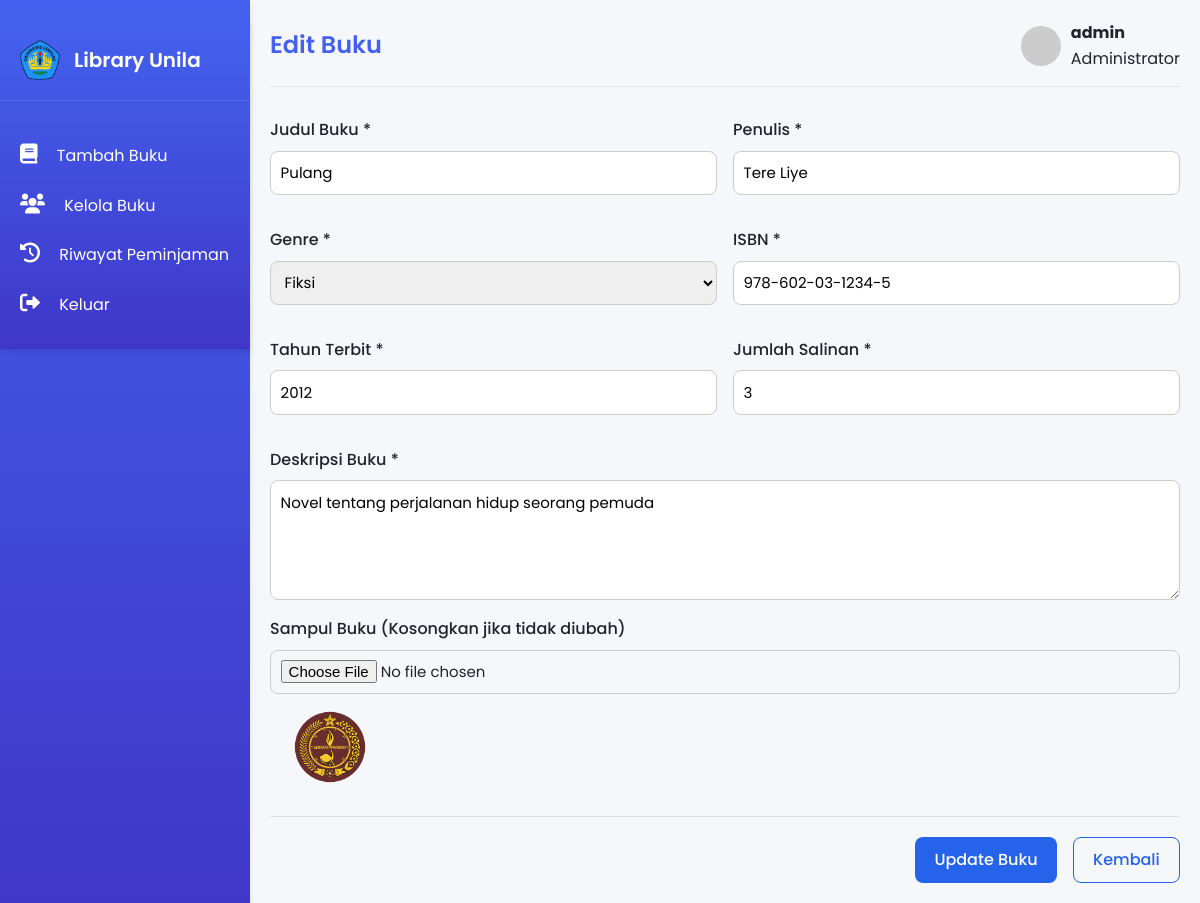
Screenshot of /admin/editbuku.php?id=5 (signed in) with the database file from the repository.
### tables this page shows
CREATE TABLE `books` (
  `id` int NOT NULL,
  `title` varchar(255) NOT NULL,
  `author` varchar(100) NOT NULL,
  `genre` varchar(50) NOT NULL,
  `isbn` varchar(20) NOT NULL,
  `published_year` year NOT NULL,
  `description` text NOT NULL,
  `cover_image` varchar(255) DEFAULT 'default.jpg',
  `total_copies` int NOT NULL DEFAULT '1',
  `available_copies` int NOT NULL DEFAULT '1'
);

### admin/editbuku.php (the view, shortened to what this page needs)
<?php
include '../connection.php';
$id = $_GET['id'];
$query = "SELECT * FROM books WHERE id = $id";
$result = mysqli_query($conn, $query);
$book = mysqli_fetch_assoc($result);
?>
<!DOCTYPE html>
<html lang="id">
<head>
    <link rel="stylesheet" href="css/main.css">
    <link rel="stylesheet" href="css/editbuku.css">
    <link rel="stylesheet" href="https://cdnjs.cloudflare.com/ajax/libs/font-awesome/6.0.0-beta3/css/all.min.css">
</head>
<body>
    <div class="container">
        <div class="sidebar" id="sidebar-placeholder"></div>
        <div class="main-content">
            <div class="header">
                <h2>Edit Buku</h2>
                <div class="user-info">
                    <img src="https://randomuser.me/api/portraits/men/41.jpg" alt="Admin">
                    <div>
                        <h4><?php echo htmlspecialchars($_SESSION['admin']); ?></h4>
                        <p>Administrator</p>
                    </div>
                </div>
            </div>
            <div class="content">
                <form action="proses_editbuku.php" method="POST" enctype="multipart/form-data">
                    <div class="form-grid">
                        <div class="form-group">
                            <label for="title">Judul Buku *</label>
                            <input type="text" id="title" name="title" value="<?php echo htmlspecialchars($book['title']); ?>" required>
                        </div>
                        <div class="form-group">
                            <label for="author">Penulis *</label>
                            <input type="text" id="author" name="author" value="<?php echo htmlspecialchars($book['author']); ?>" required>
                        </div>
                    </div>
                    <div class="form-grid">
                        <div class="form-group">
                            <label for="genre">Genre *</label>
                            <select id="genre" name="genre" required>
                                <?php
                                $genres = ["Fiksi", "Non-Fiksi", "Sains", "Sejarah", "Teknologi", "Sastra", "Pendidikan", "Anak-anak", "Romansa", "Fantasi", "Lainnya"];
                                foreach ($genres as $g) {
                                    $selected = ($book['genre'] === $g) ? "selected" : "";
                                    echo "<option value=\"$g\" $selected>$g</option>";
                                }
                                ?>
                            </select>
                        </div>
                        <div class="form-group">
                            <label for="isbn">ISBN *</label>
                            <input type="text" id="isbn" name="isbn" value="<?php echo htmlspecialchars($book['isbn']); ?>" required>
                        </div>
                    </div>
                    <div class="form-grid">
                        <div class="form-group">
                            <label for="published_year">Tahun Terbit *</label>
                            <input type="number" id="published_year" name="published_year" value="<?php echo $book['published_year']; ?>" min="1900" max="<?php echo date('Y'); ?>" required>
                        </div>
                        <div class="form-group">
                            <label for="total_copies">Jumlah Salinan *</label>
                            <input type="number" id="total_copies" name="total_copies" value="<?php echo $book['total_copies']; ?>" min="1" required>
                        </div>
                    </div>
                    <div class="form-group">
                        <label for="description">Deskripsi Buku *</label>
                        <textarea id="description" name="description" rows="4" required><?php echo htmlspecialchars($book['description']); ?></textarea>
                    </div>
                    <div class="form-group">
                        <label for="cover_image">Sampul Buku (Kosongkan jika tidak diubah)</label>
                        <input type="file" name="cover_image" accept="image/*">
                        <div class="preview-image">
                            <img src="../images/<?php echo htmlspecialchars($book['cover_image']); ?>" alt="Sampul saat ini" width="120">
                        </div>
                    </div>
                    <div class="btn-container">
                        <button type="submit" class="btn btn-primary">Update Buku</button>
                        <a href="kelolabuku.php" class="btn btn-outline">Kembali</a>
                    </div>
                </form>
            </div>
        </div>
    </div>
</body>
</html>

### admin/css/main.css (style rules this page uses)
* { margin: 0; padding: 0; box-sizing: border-box; font-family: 'Poppins', sans-serif; }
:root { --primary: #4361ee; --secondary: #3f37c9; --success: #4cc9f0; --light: #f8f9fa; --dark: #212529; --gray: #6c757d; --light-gray: #e9ecef; --border: #dee2e6; --shadow: 0 4px 6px rgba(0, 0, 0, 0.1); --radius: 8px; }
body { background-color: #f5f7fb; color: var(--dark); line-height: 1.6; scrollbar-width: none; }
.container { display: flex; min-height: 100vh; }
.sidebar { width: 250px; background: linear-gradient(180deg, var(--primary), var(--secondary)); color: white; padding: 20px 0; box-shadow: var(--shadow); }
.main-content { flex: 1; padding: 20px; overflow-x: hidden; overflow-y: hidden; }
.header { display: flex; justify-content: space-between; align-items: center; margin-bottom: 30px; padding-bottom: 15px; border-bottom: 1px solid var(--border); }
.header h2 { color: var(--primary); font-weight: 600; }
.user-info { display: flex; align-items: center; }
.user-info img { width: 40px; height: 40px; border-radius: 50%; object-fit: cover; margin-right: 10px; }
.form-grid { display: grid; grid-template-columns: repeat(auto-fit, minmax(300px, 1fr)); gap: 20px; margin-bottom: 20px; }
.form-group label { display: block; margin-bottom: 8px; font-weight: 500; color: var(--dark); }
.form-group input, .form-group select, .form-group textarea { width: 100%; padding: 12px 15px; border: 1px solid var(--border); border-radius: var(--radius); font-size: 15px; transition: 0.3s ease; }
.form-group textarea { min-height: 120px; resize: vertical; }
.btn-container { display: flex; justify-content: flex-end; gap: 15px; margin-top: 30px; padding-top: 20px; border-top: 1px solid var(--border); }
.btn { padding: 12px 25px; border-radius: var(--radius); font-weight: 500; cursor: pointer; transition: 0.3s ease; font-size: 16px; border: none; }
.btn-primary { background-color: var(--primary); color: white; }
.btn-outline { background-color: transparent; border: 1px solid var(--border); color: var(--gray); }

### admin/css/editbuku.css (style rules this page uses)
.form-grid { display: grid; grid-template-columns: 1fr 1fr; gap: 1rem; margin-bottom: 1rem; }
.form-group { display: flex; flex-direction: column; margin-bottom: 1rem; }
.form-group label { margin-bottom: 0.5rem; font-weight: 500; }
.form-group input, .form-group select, .form-group textarea { padding: 0.6rem; border: 1px solid #ccc; border-radius: 8px; }
.btn-container { display: flex; gap: 1rem; margin-top: 1rem; }
.btn { padding: 0.6rem 1.2rem; border: none; border-radius: 8px; text-decoration: none; font-weight: 500; }
.btn-primary { background-color: #2563eb; color: white; }
.btn-outline { background-color: transparent; border: 1px solid #2563eb; color: #2563eb; }
.preview-image { margin-top: 0.5rem; }

### rows the page displays
books: title "Pulang", author "Tere Liye", isbn "978-602-03-1234-5", published_year "2012", total_copies "3", description "Novel tentang perjalanan hidup seorang pemuda", cover_image (picture)

### other values shown
$_SESSION['admin'] "admin"
form field genre "Fiksi"
